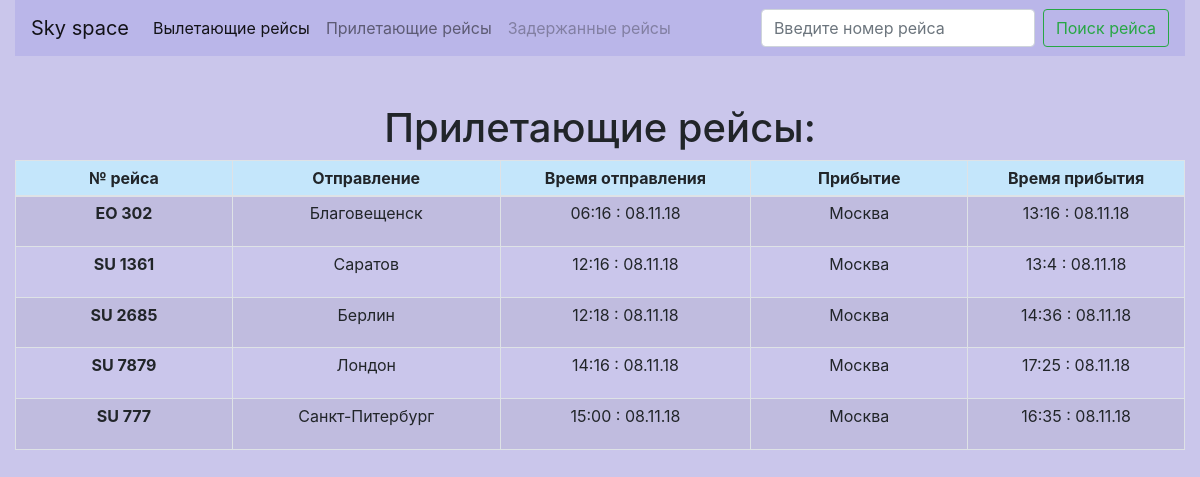
The page /arriving/ on the database its author committed.
### arriving/models.py (models this page shows, shortened)
class Arriving(models.Model):
	boardNumber = models.CharField(max_length=150, db_index=True)
	from_at = models.CharField(max_length=150, db_index=True)
	startTime = models.CharField(max_length=150, db_index=True)
	to = models.CharField(max_length=150, db_index=True)
	endTime = models.CharField(max_length=150, db_index=True)
	status = models.CharField(max_length=150, db_index=True)

### arriving/views.py (the view)
# urls.py: path('', arriving, name='arriving')
def arriving(request):
	posts = Arriving.objects.filter(status__iexact='arriving')
	return render(request, 'arriving/arriving_html.html',context = {'posts': posts})

### arriving/templates/arriving/arriving_html.html
{% extends "base.html" %}
{% block content %}
  <center><p class="h1">Прилетающие рейсы:</p></center>
<table class="table table-bordered table-striped table-sm">
  <thead>
    <tr style="background-color: #C4E6FB;">
      <th style="width: 100px; vertical-align: middle;"><center>№ рейса</center></th>
       <th style="width: 100px; vertical-align: middle;"><center>Отправление</center></th>
      <th style="width: 100px; vertical-align: middle; "><center>Время отправления</center></th>
       <th style="width: 100px; vertical-align: middle; "><center>Прибытие</center></th>
     <th style="width: 100px; vertical-align: middle;"><center>Время прибытия</center></th>
    </tr>
  </thead>
  <tbody >
  {% for post in posts %}
    <tr class="active">
      <th scope="row"><center><p>{{post.boardNumber}}</p></center></th>
      <td><center><p>{{post.from_at}}</p></center></td>
      <td><center><p>{{post.startTime}}</p></center></td>
      <td><center><p>{{post.to}}</p></center></td>
      <td><center><p>{{post.endTime}}</p></center></td>
    </tr>
  {%endfor%}
  </tbody>
</table>
{% endblock %}

### rows shown on the page
Arriving: boardNumber "EO 302", from_at "Благовещенск", startTime "06:16 : 08.11.18", to "Москва", endTime "13:16 : 08.11.18"
Arriving: boardNumber "SU 1361", from_at "Саратов", startTime "12:16 : 08.11.18", to "Москва", endTime "13:4 : 08.11.18"
Arriving: boardNumber "SU 2685", from_at "Берлин", startTime "12:18 : 08.11.18", to "Москва", endTime "14:36 : 08.11.18"
Arriving: boardNumber "SU 7879", from_at "Лондон", startTime "14:16 : 08.11.18", to "Москва", endTime "17:25 : 08.11.18"
Arriving: boardNumber "SU 777", from_at "Санкт-Питербург", startTime "15:00 : 08.11.18", to "Москва", endTime "16:35 : 08.11.18"
